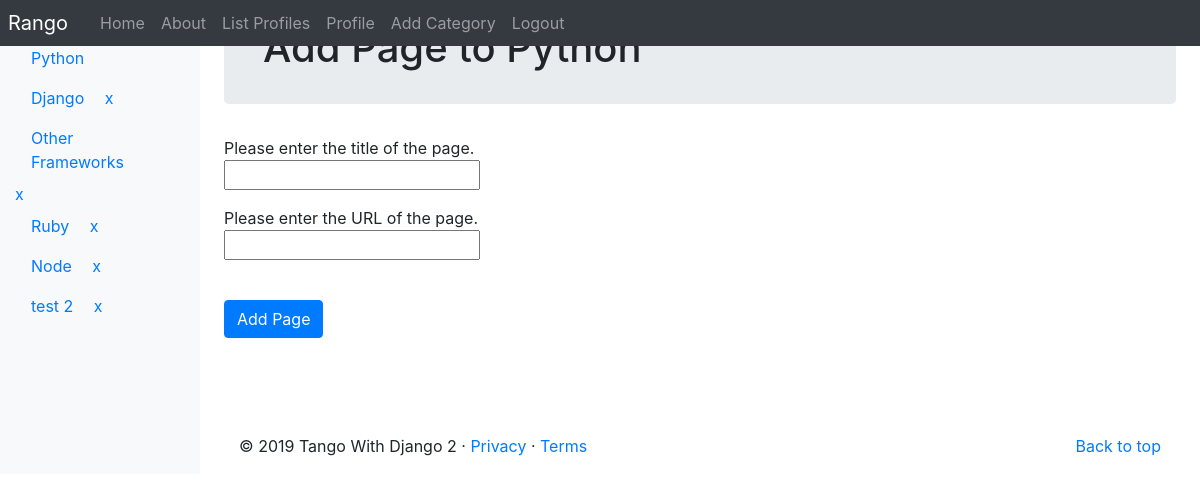
Page /rango/category/python/add_page/ (signed in) on the committed database.
### rango/models.py (models this page shows, shortened)
class Category(models.Model):
    name = models.CharField(max_length=128, unique=True)
    views = models.IntegerField(default=0)
    likes = models.IntegerField(default=0)
    slug = models.SlugField()
    class Meta:
        verbose_name_plural = 'Categories'

### rango/views.py (the view, shortened to what this page needs)
# urls.py: path('category/<slug:category_name_slug>/add_page/',
@login_required
def add_page(request, category_name_slug):
    try:
        category = Category.objects.get(slug=category_name_slug)
    except Category.DoesNotExist:
        category = None
    form = PageForm()
    context_dict = {'form': form, 'category': category}
    return render(request, 'rango/add_page.html', context_dict)

### rango/forms.py (shortened to what this page needs)
class PageForm(forms.ModelForm):
    title = forms.CharField(max_length=128,
                            help_text="Please enter the title of the page.")
    url = forms.URLField(max_length=200,
                         help_text="Please enter the URL of the page.")
    views = forms.IntegerField(widget=forms.HiddenInput(), initial=0)
    class Meta:
        model = Page
        exclude = ('category',)

### rango/templatetags/rango_template_tags.py (called while the page is built)
@register.inclusion_tag('rango/cats.html')
def get_category_list(cat=None):
    return {'cats': Category.objects.all(),
            'act_cat': cat}

### templates/rango/add_page.html (shortened to what this page needs)
{% extends 'rango/base.html' %}
{% load staticfiles %}
{% block body_block %}
<div class="jumbotron p-4">
	<div class="container">
 		<h1 class="jumbotron-heading">Add Page to {{category.name}}</h1>
	</div>
</div>
<div class="container">
	<div class="row">
       <form role="form" id="page_form" method="post"
             action="/rango/category/{{category.slug}}/add_page/">
       {% for field in form.visible_fields %}
           {{ field.help_text }}<br/>
           {{ field }}<br/>
		   <div class="p-2"></div>
       {% endfor %}
       <br/>
       <button class="btn btn-primary"
               type="submit" name="submit">
           Add Page
       </button>
	   <div class="p-5"></div>
       </form>
   </div>
</div>
{% endblock %}

### templates/rango/cats.html (shortened to what this page needs)
<ul class="nav flex-column pt-6">
    {% if cats %}
    {% for c in cats %}
    {% if c == act_cat %}
    <li class="nav-item">
        <a class="nav-link active" href="{% url 'rango:show_category' c.slug %}">
            {{ c.name }}</a>
    </li>
    {% else  %}
    <li class="nav-item">
        <a class="nav-link" style="display: inline-block;" href="{% url 'rango:show_category' c.slug %}">
            {{ c.name }}</a>
        <a href="{% url 'rango:delete_cat' c.id %}">x</a>
    </li>
    {% endif %}
    {% endfor %}
    {% else %}
    <li class="nav-item">No Categories Yet!</li>
    {% endif %}
</ul>

### rows in the picture
Category: name "Python"
Category: name "Django"
Category: name "Other Frameworks"
Category: name "Ruby"
Category: name "Node"
Category: name "test 2"

### other values in the picture
{{ field.help_text }} "Please enter the title of the page." "Please enter the URL of the page."
